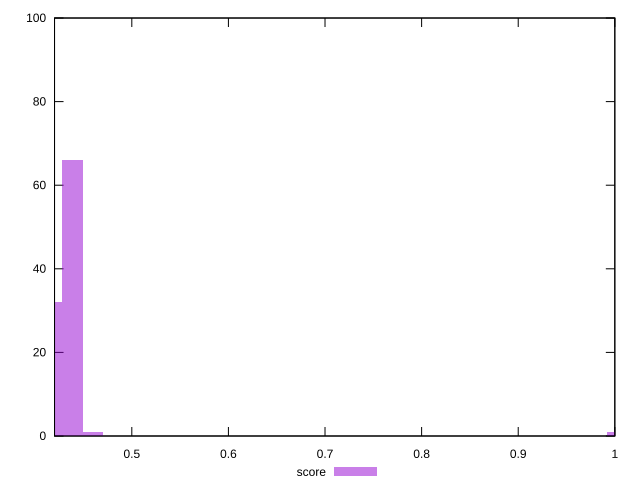

The gnuplot source for this figure:
reset

$score <<EOF
1.0024412954597626 1
0.4176838731082344 32
0.4385680667636461 66
0.45945226041905785 1
EOF

set key outside below
set boxwidth 0.02088419365541172
set xrange [0.42:1]
set yrange [0:100]
set trange [0:100]
set style fill transparent solid 0.5 noborder
set terminal svg size 640, 490 enhanced background rgb 'white'
set output "report_00022_2021-02-20T12:08:46.964Z/uses-rel-preload/samples/pages+cached/score/histogram.svg"

plot $score title "score" with boxes

reset
